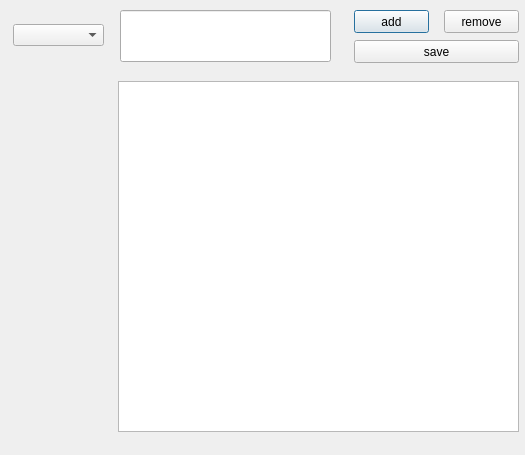
<?xml version="1.0" encoding="UTF-8"?>
<ui version="4.0">
 <class>Dialog</class>
 <widget class="QDialog" name="Dialog">
  <property name="windowModality">
   <enum>Qt::ApplicationModal</enum>
  </property>
  <property name="geometry">
   <rect>
    <x>0</x>
    <y>0</y>
    <width>525</width>
    <height>455</height>
   </rect>
  </property>
  <property name="windowTitle">
   <string>Dialog</string>
  </property>
  <widget class="QListWidget" name="itemList">
   <property name="geometry">
    <rect>
     <x>118</x>
     <y>81</y>
     <width>401</width>
     <height>351</height>
    </rect>
   </property>
   <property name="maximumSize">
    <size>
     <width>16777213</width>
     <height>16777215</height>
    </size>
   </property>
   <property name="alternatingRowColors">
    <bool>false</bool>
   </property>
  </widget>
  <widget class="QLineEdit" name="itemText">
   <property name="geometry">
    <rect>
     <x>120</x>
     <y>10</y>
     <width>211</width>
     <height>52</height>
    </rect>
   </property>
  </widget>
  <widget class="QPushButton" name="btn_itemAdd">
   <property name="geometry">
    <rect>
     <x>354</x>
     <y>10</y>
     <width>75</width>
     <height>23</height>
    </rect>
   </property>
   <property name="text">
    <string>add</string>
   </property>
  </widget>
  <widget class="QPushButton" name="btn_itemRemove">
   <property name="geometry">
    <rect>
     <x>444</x>
     <y>10</y>
     <width>75</width>
     <height>23</height>
    </rect>
   </property>
   <property name="text">
    <string>remove</string>
   </property>
  </widget>
  <widget class="QComboBox" name="colorComboBox">
   <property name="geometry">
    <rect>
     <x>13</x>
     <y>24</y>
     <width>91</width>
     <height>22</height>
    </rect>
   </property>
  </widget>
  <widget class="QPushButton" name="btn_colorItemSave">
   <property name="geometry">
    <rect>
     <x>354</x>
     <y>40</y>
     <width>165</width>
     <height>23</height>
    </rect>
   </property>
   <property name="minimumSize">
    <size>
     <width>161</width>
     <height>23</height>
    </size>
   </property>
   <property name="maximumSize">
    <size>
     <width>180</width>
     <height>23</height>
    </size>
   </property>
   <property name="text">
    <string>save</string>
   </property>
  </widget>
 </widget>
 <resources/>
 <connections/>
</ui>
